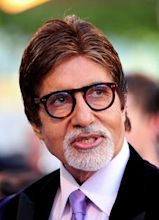
#> input picture aurora-main files/ab.jpg, 159 x 220 px, found by its file name
$ python 'crop image.py'
#> lines starting #> are read from the running program, lines starting #| are printed output that depends on the picture
import cv2

import matplotlib.pyplot as plt

image=cv2.imread("ab.jpg")
#> image is the input picture: shape (220, 159, 3); mean B, G, R 100.7, 108.8, 129.6

plt.title('original image')
plt.imshow(image)
plt.show()
cropped=image[25:175,20:120]
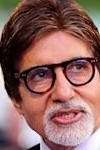
#> cropped: shape (150, 100, 3); mean B, G, R 95.9, 101.4, 142.6

plt.title('croppeed image')
plt.imshow(cropped)
plt.show()

$ run again, with aurora-main files/1.jpg copied over aurora-main files/ab.jpg
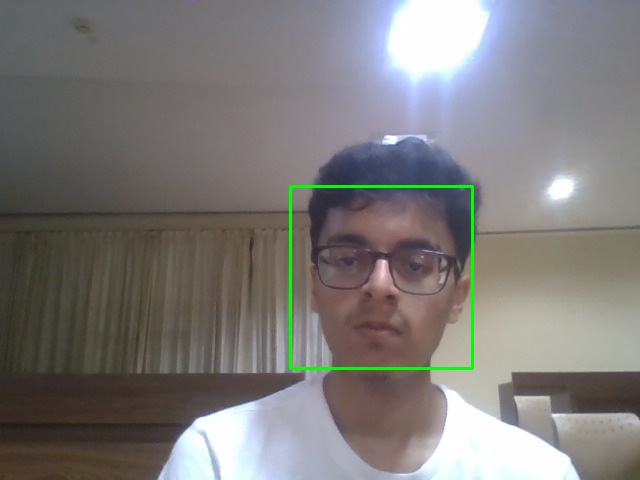
#> input picture aurora-main files/1.jpg, 640 x 480 px, found by its file name
#> image is the input picture: shape (480, 640, 3); mean B, G, R 120.7, 122.4, 124.9
#> `cropped=image[25:175,20:120]`:
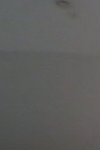
#> cropped: shape (150, 100, 3); mean B, G, R 92.6, 94.2, 94.3

$ run again, with aurora-main files/2.jpg copied over aurora-main files/ab.jpg
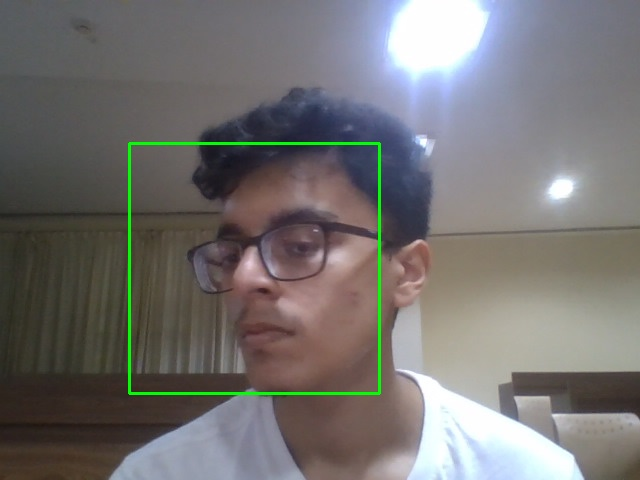
#> input picture aurora-main files/2.jpg, 640 x 480 px, found by its file name
#> image is the input picture: shape (480, 640, 3); mean B, G, R 112.5, 114, 116.2
#> `cropped=image[25:175,20:120]`:
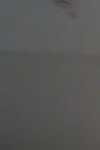
#> cropped: shape (150, 100, 3); mean B, G, R 85.9, 87.1, 87

$ run again, with aurora-main files/3.jpg copied over aurora-main files/ab.jpg
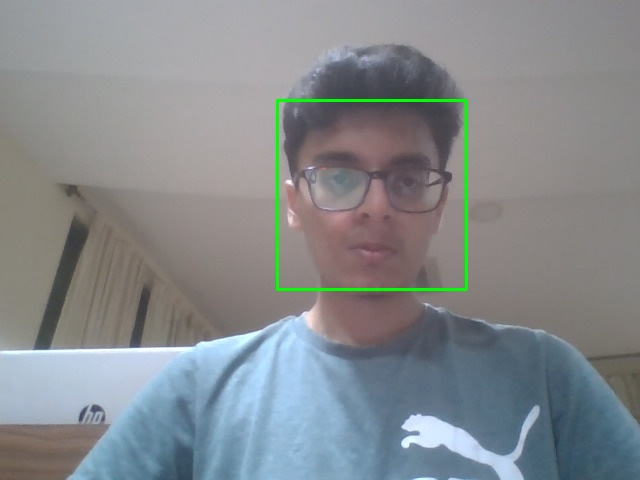
#> input picture aurora-main files/3.jpg, 640 x 480 px, found by its file name
#> image is the input picture: shape (480, 640, 3); mean B, G, R 141.2, 137.9, 133.4
#> `cropped=image[25:175,20:120]`:
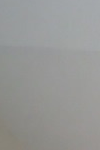
#> cropped: shape (150, 100, 3); mean B, G, R 150, 151.6, 150.8
